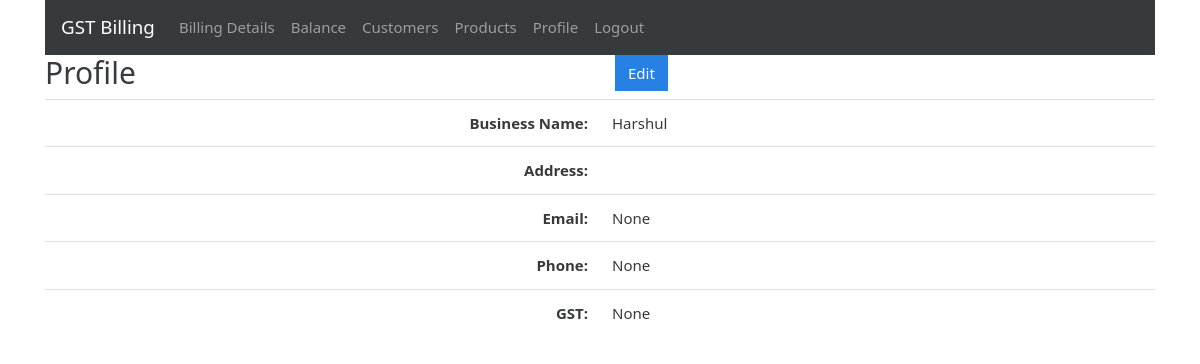
The page /profile (signed in) on the database its author committed.
### gstbillingapp/models.py (models this page shows, shortened)
class UserProfile(models.Model):
    user = models.OneToOneField(User, on_delete=models.CASCADE)
    business_title = models.CharField(max_length=100, blank=True, null=True)
    business_address = models.TextField(max_length=400, blank=True, null=True)
    business_email = models.EmailField(blank=True, null=True)
    business_phone = models.CharField(max_length=20, blank=True, null=True)
    business_gst = models.CharField(max_length=15, blank=True, null=True)

### gstbillingapp/views.py (the view)
# urls.py: path('profile', views.user_profile, name='user_profile'),
@login_required
def user_profile(request):
    context1 = {}
    context1['products'] = Product.objects.filter(user=request.user)
    context = {}
    user_profile = get_object_or_404(UserProfile, user=request.user)
    context['user_profile'] = user_profile
    return render(request, 'gstbillingapp/user_profile.html', context)

### gstbillingapp/templates/gstbillingapp/user_profile.html
{% extends "gstbillingapp/base.html" %}
{% load static %}
{% block content %}
<div class="row">
	<div class="col">
		<h2>Profile</h2>
	</div>
	<div class="col">
		<a href="{% url 'user_profile_edit' %}" id="user_profile_edit_btn"><button type="button"
				class="btn btn-primary">Edit</button></a>
	</div>
</div>
<table class="table">
	<tbody class="two-col-form">
		<tr>
			<th scope="row" class="text-right">Business Name:</th>
			<td class="form-input-td customer_search_area">{{user_profile.business_title}}</td>
		</tr>
		<tr>
			<th scope="row" class="text-right">Address:</th>
			<td class="form-input-td">{{user_profile.business_address}}</td>
		</tr>
		<tr>
			<th scope="row" class="text-right">Email:</th>
			<td class="form-input-td">{{user_profile.business_email}}</td>
		</tr>
		<tr>
			<th scope="row" class="text-right">Phone:</th>
			<td class="form-input-td">{{user_profile.business_phone}}</td>
		</tr>
		<tr>
			<th scope="row" class="text-right">GST:</th>
			<td class="form-input-td">{{user_profile.business_gst}}</td>
		</tr>
	</tbody>
</table>
{% endblock %}

### gstbillingapp/static/gstbillingapp/main.css (style rules this page uses)
.two-col-form td, .two-col-form th { width: 25%; }

### rows shown on the page
UserProfile: business_title "Harshul", business_email "None", business_phone "None", business_gst "None"
